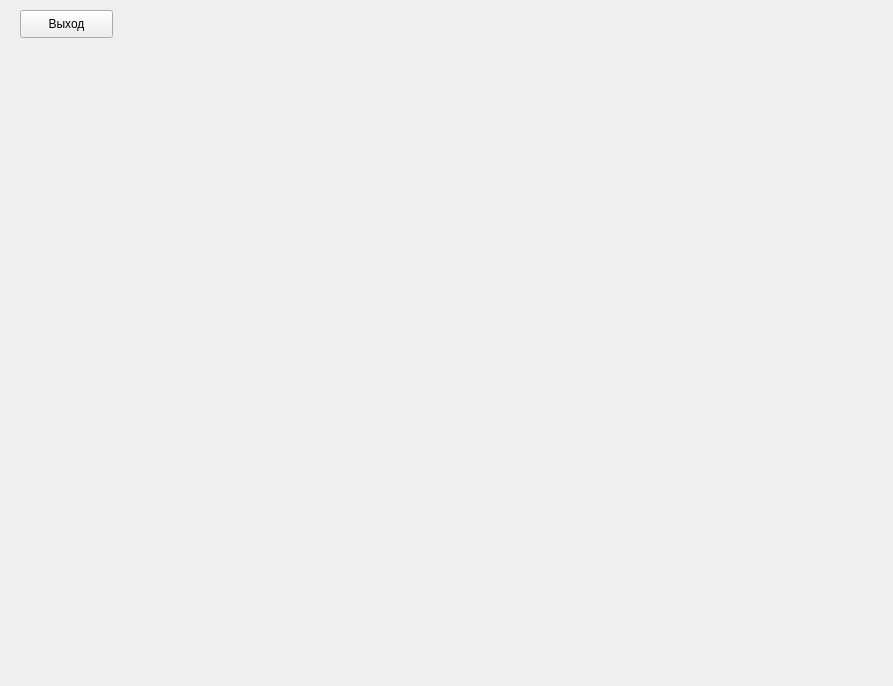
<?xml version="1.0" encoding="UTF-8"?>
<ui version="4.0">
 <class>MainWindow</class>
 <widget class="QMainWindow" name="MainWindow">
  <property name="geometry">
   <rect>
    <x>0</x>
    <y>0</y>
    <width>893</width>
    <height>686</height>
   </rect>
  </property>
  <property name="windowTitle">
   <string>MainWindow</string>
  </property>
  <widget class="QWidget" name="centralwidget">
   <widget class="QWidget" name="gridLayoutWidget">
    <property name="geometry">
     <rect>
      <x>60</x>
      <y>60</y>
      <width>781</width>
      <height>571</height>
     </rect>
    </property>
    <layout class="QGridLayout" name="gridLayout"/>
   </widget>
   <widget class="QPushButton" name="pushButton">
    <property name="geometry">
     <rect>
      <x>20</x>
      <y>10</y>
      <width>93</width>
      <height>28</height>
     </rect>
    </property>
    <property name="text">
     <string>Выход</string>
    </property>
   </widget>
  </widget>
 </widget>
 <resources/>
 <connections/>
</ui>
